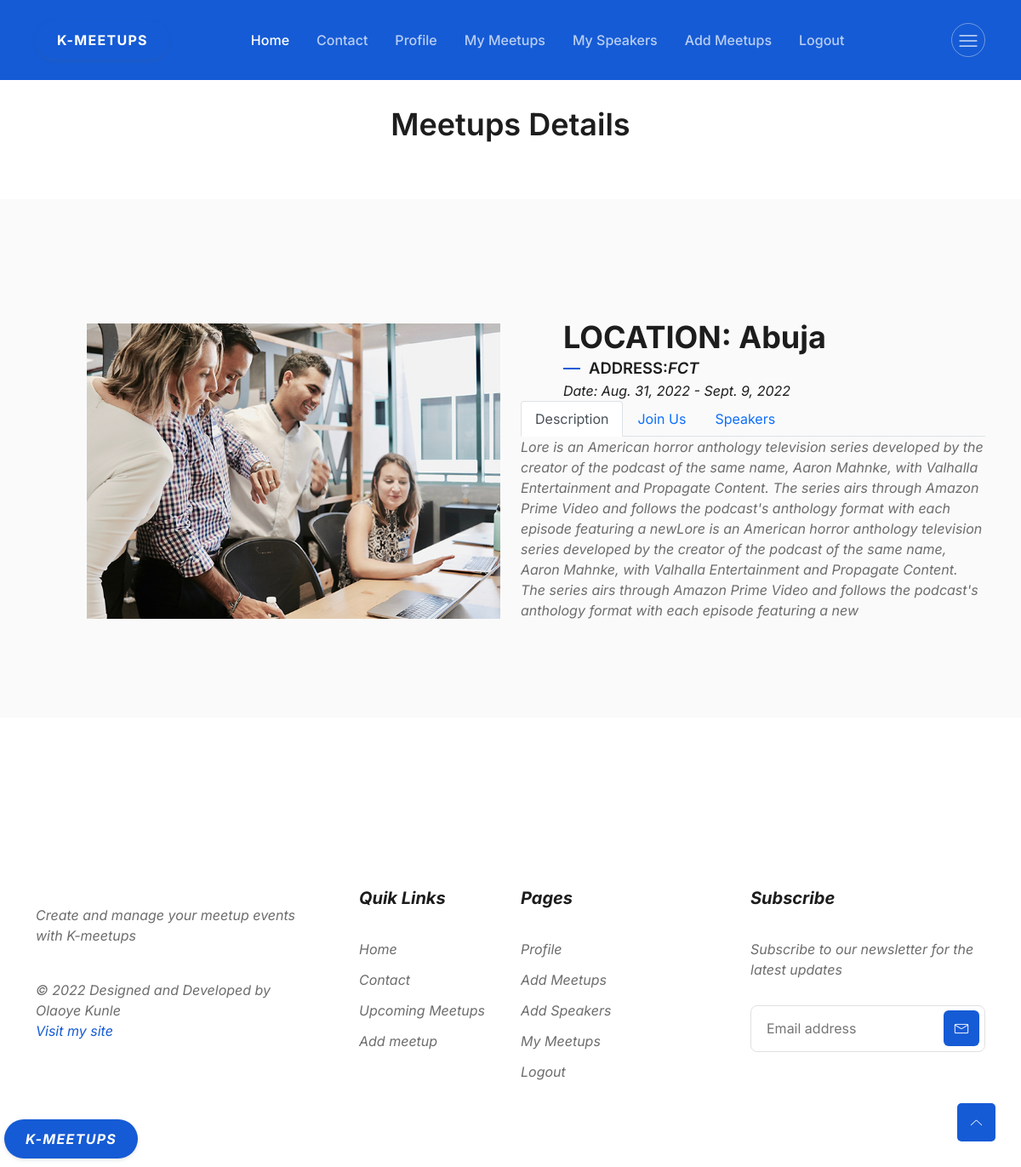
Page /meetups/aws (signed in) on the committed database.
### meetups/models.py (models this page shows, shortened)
class Meetup(models.Model):
      user=models.ForeignKey(myUser,  on_delete=models.CASCADE, null=True, blank=True)
      organizer_email=models.EmailField(max_length=254, null=True)
      title=models.CharField(max_length=200)
      slug=models.SlugField(unique=True)
      description=models.TextField()
      image=models.ImageField(upload_to='images')
      location_name=models.CharField(max_length=50,  null=True, blank=True)
      location_address=models.TextField( null=True, blank=True)
      location=models.ForeignKey(Location, on_delete=models.CASCADE, null=True)
      participant=models.ManyToManyField(Participant, blank=True)
      meetup_speakers=models.ManyToManyField(Speaker, blank=True, null=True )
      activate=models.BooleanField(default=True)
      create=models.DateTimeField(auto_now_add=True)
      meetup_date=models.DateField(blank=True, null=True)
      meetup_time=models.TimeField()
      from_date=models.DateField()
      to_date=models.DateField()

### meetups/views.py (the view)
# urls.py: path('meetups/<slug:meetup_slug>', views.meetup_details, name='meetup-details'),
def meetup_details(request, meetup_slug):
    try:
        selected_meetup=Meetup.objects.get(slug=meetup_slug)
        speakers=selected_meetup.meetup_speakers.all
        if request.method=='GET':
            registration_form=RegistrationForm()
        else:
            registration_form= RegistrationForm(request.POST)
            if registration_form.is_valid():
                participant=registration_form.save()
                selected_meetup.participant.add(participant)
                return redirect('confirm-registration')
        return render(request, 'meetups/meetup_details.html', {
         'meet_found':True,
         'meetup':selected_meetup,
         'form': registration_form ,
         'speakers':speakers,
          })
    except Exception as exc:
        return render(request, 'meetups/meetup_details.html', {
         'meet_found':False,
     })

### meetups/forms.py
class RegistrationForm(forms.ModelForm):
    class Meta:
        model = Participant
        fields=['email']
        widgets = {
            'email':TextInput(
                attrs={
                    "placeholder": "Enter your email"
                }
            )
        }

### meetups/templates/meetups/meetup_details.html (shortened to what this page needs)
{% extends 'meetups/main.html' %}
{%block page_title%}
<h2 >Meetups Details </h2>
{%endblock%}
{% block content%}
<section class="about-area about-five">
   <div class="container">
     <div class="row align-items-center">
       <div class="col-lg-6 col-12">
         <div class="about-image-five">
           <img src="{{meetup.image.url}}" alt="about"/>
         </div>
       </div>
       <div class="col-lg-6 col-12">
         <div class="about-five-content">
           <h2 class="main-title fw-bold">LOCATION: {{meetup.location_name}}</h2>
           <h6 class="small-title text-lg">ADDRESS:<i>{{meetup.location_address}}</h6>
            <span >Date:  {{ meetup.from_date }} - {{ meetup.to_date }}</span></div>
           <div class="about-five-tab">
             <nav>
               <div class="nav nav-tabs" id="nav-tab" role="tablist">
                 <button class="nav-link active" id="nav-who-tab" data-bs-toggle="tab" data-bs-target="#nav-who"
                   type="button" role="tab" aria-controls="nav-who" aria-selected="true">Description</button>
                 <button class="nav-link" id="nav-vision-tab" data-bs-toggle="tab" data-bs-target="#nav-vision"
                   type="button" role="tab" aria-controls="nav-vision" aria-selected="false">Join Us</button>
                 <button class="nav-link" id="nav-history-tab" data-bs-toggle="tab" data-bs-target="#nav-history"
                   type="button" role="tab" aria-controls="nav-history" aria-selected="false">Speakers</button>
               </div>
             </nav>
             <div class="tab-content" id="nav-tabContent">
               <div class="tab-pane fade show active" id="nav-who" role="tabpanel" aria-labelledby="nav-who-tab">
                 <p>{{meetup.description}}</p>
               </div>
               </div>
               </div>
           </div>
         </div>
       </div>
     </div>
{% endblock %}

### staticfiles/meetups/style.css (style rules this page uses)
:root { --font-family: "Inter", sans-serif; --primary: #155bd5; --primary-dark: #1c3ab6; --primary-light: #e2f1ff; --accent: #00d4d7; --accent-dark: #00bac1; --accent-light: #dff9f8; --success: #13d527; --success-dark: #00ae11; --success-light: #eafbe7; --secondary: #8f15d5; --secondary-dark: #6013c7; --secondary-light: #f4e5fa; --info: #15b2d5; --info-dark: #0f8ca8; --info-light: #e0f5fa; --caution: #dbbb25; --caution-dark: #d58f15; --caution-light: #fbf9e4; --error: #e6185e; --error-dark: #bf1257; --error-light: #fce4eb; --black: #1d1d1d; --dark-1: #2d2d2d; --dark-2: #4d4d4d; --dark-3: #6d6d6d; --gray-1: #8d8d8d; --gray-2: #adadad; --gray-3: #cdcdcd; --gray-4: #e0e0e0; --light-1: #efefef; --light-2: #f5f5f5; --light-3: #fafafa; --white: #ffffff; --gradient-1: linear-gradient(180deg, #155bd5 0%, #1c3ab6 100%); --gradient-2: linear-gradient(180deg, #155bd5 13.02%, #00d4d7 85.42%); --gradient-3: linear-gradient(180deg, #155bd5 0%, #8f15d5 100%); --gradient-4: linear-gradient(180deg, #155bd5 0%, #13d527 100%); --gradient-5: linear-gradient(180deg, #155bd5 0%, #15bbd5 100%); --gradient-6: linear-gradient(180deg, #155bd5 0%, #dbbb25 100%); --gradient-7: linear-gradient(180deg, #155bd5 0%, #e6185e 100%); --gradient-8: linear-gradient(180deg, #1c3ab6 0%, #00bac1 100%); --gradient-9: linear-gradient(180deg, #00d4d7 13.02%, #155bd5 85.42%); --shadow-1: 0px 0px 1px rgba(40, 41, 61, 0.08), 0px 0.5px 2px rgba(96, 97, 112, 0.16); --shadow-2: 0px 0px 1px rgba(40, 41, 61, 0.04), 0px 2px 4px rgba(96, 97, 112, 0.16); --shadow-3: 0px 0px 2px rgba(40, 41, 61, 0.04), 0px 4px 8px rgba(96, 97, 112, 0.16); --shadow-4: 0px 2px 4px rgba(40, 41, 61, 0.04), 0px 8px 16px rgba(96, 97, 112, 0.16); --shadow-5: 0px 2px 8px rgba(40, 41, 61, 0.04), 0px 16px 24px rgba(96, 97, 112, 0.16); --shadow-6: 0px 2px 8px rgba(40, 41, 61, 0.08), 0px 20px 32px rgba(96, 97, 112, 0.24); }
body { font-family: var(--font-family); color: var(--black); font-size: 16px; }
img { max-width: 100%; }
a, button, a:hover, a:focus, input:focus, textarea:focus, button:focus { text-decoration: none; outline: none; }
h1, h2, h3, h4, h5, h6 { font-weight: 600; color: var(--black); margin: 0px; }
h2, .h2 { font-size: 2.25em; line-height: 1.25; }
h6, .h6 { font-size: 0.875em; line-height: 1.25; }
p { font-size: 1em; font-weight: 400; line-height: 1.5; color: var(--dark-3); margin: 0px; }
.text-lg { font-size: 1.15em; line-height: 1.5; }
.section-title-five h2 { margin-bottom: 15px; }
.about-five { background-color: var(--light-3); padding-top: 120px; padding-bottom: 90px; }
.about-five-content { padding-left: 50px; }
.about-five-content .small-title { position: relative; padding-left: 30px; }
.about-five-content .small-title::before { position: absolute; content: ""; left: 0; top: 50%; background-color: var(--primary); height: 2px; width: 20px; margin-top: -1px; }
.about-five-content .main-title { margin-top: 20px; }
.about-image-five { padding-left: 60px; position: relative; z-index: 2; }
.about-image-five img { width: 100%; z-index: 2; }

### rows in the picture
Meetup: image (picture), location_name "Abuja", location_address "FCT", from_date "Aug. 31, 2022", to_date "Sept. 9, 2022", description "Lore is an American horror anthology television series developed by the creator of the podcast of the same name, Aaron Mahnke, with Valhalla Entertainment and Propagate Content. The series airs through Amazon Prime Video and follows the podcast's anthology format with each episode featuring a newLore is an American horror anthology television series developed by the creator of the podcast of the same name, Aaron Mahnke, with Valhalla Entertainment and Propagate Content. The series airs through Amazon Prime Video and follows the podcast's anthology format with each episode featuring a new"
